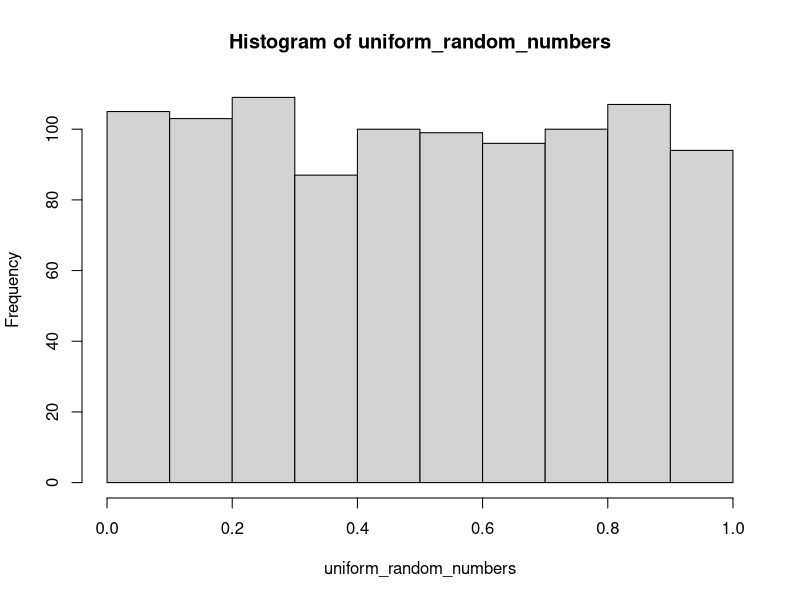
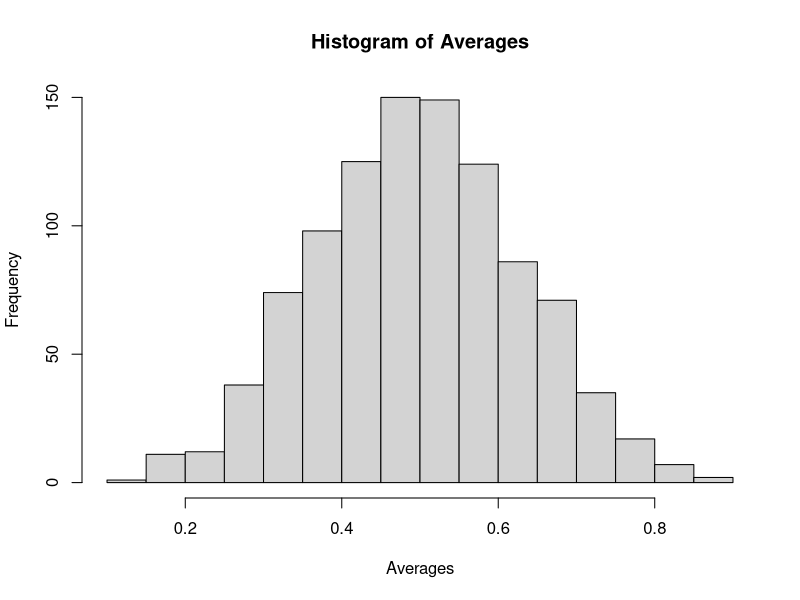
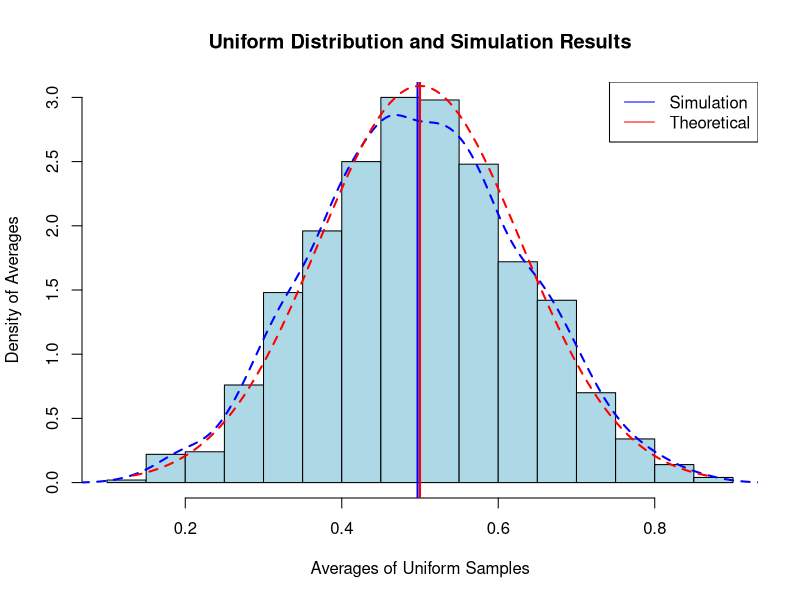
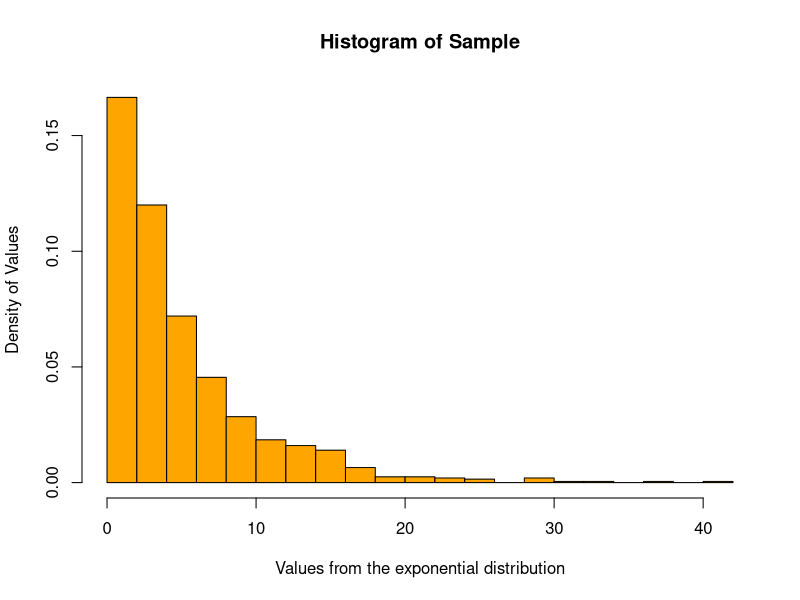
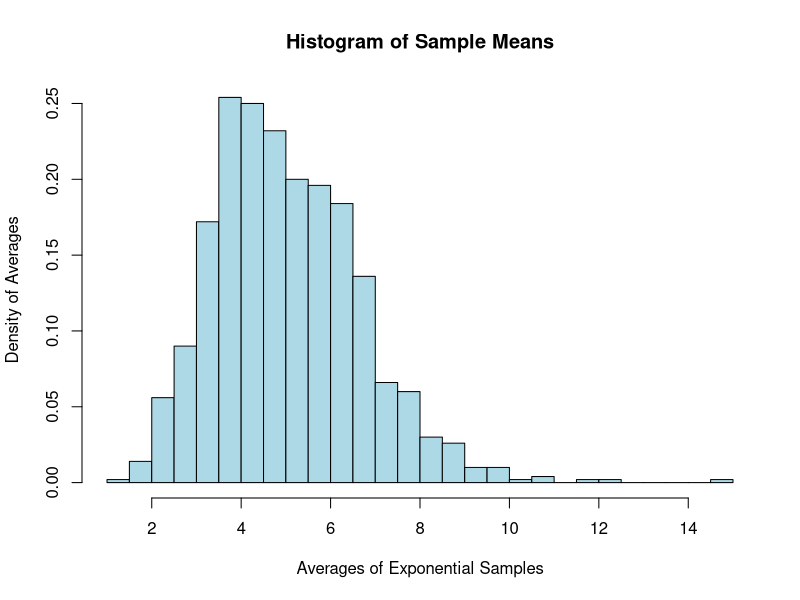
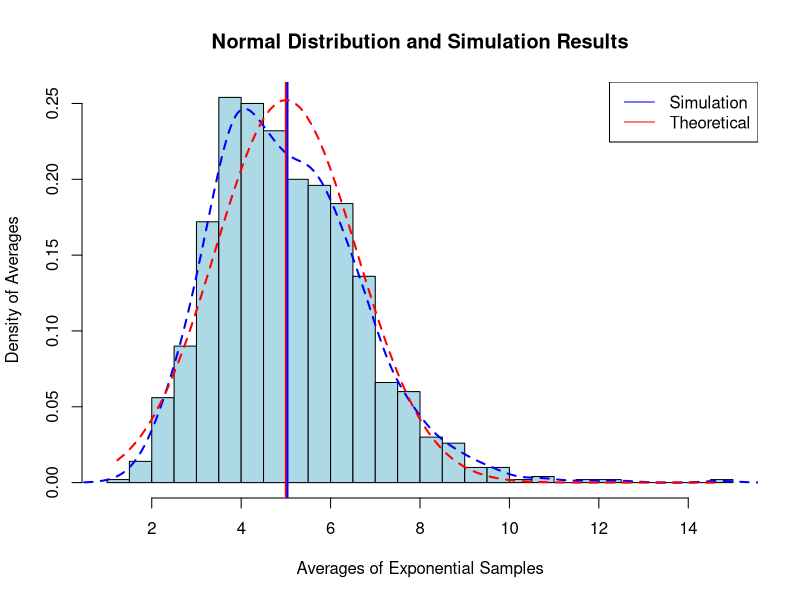
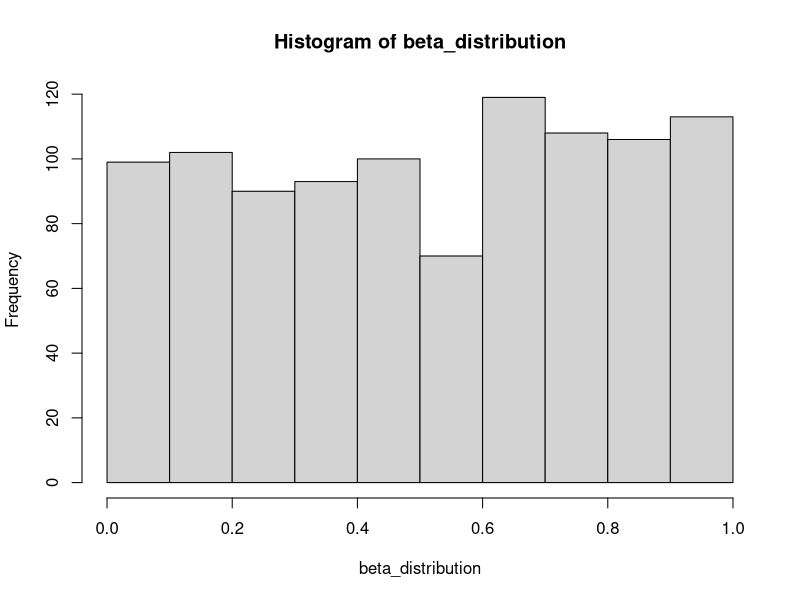
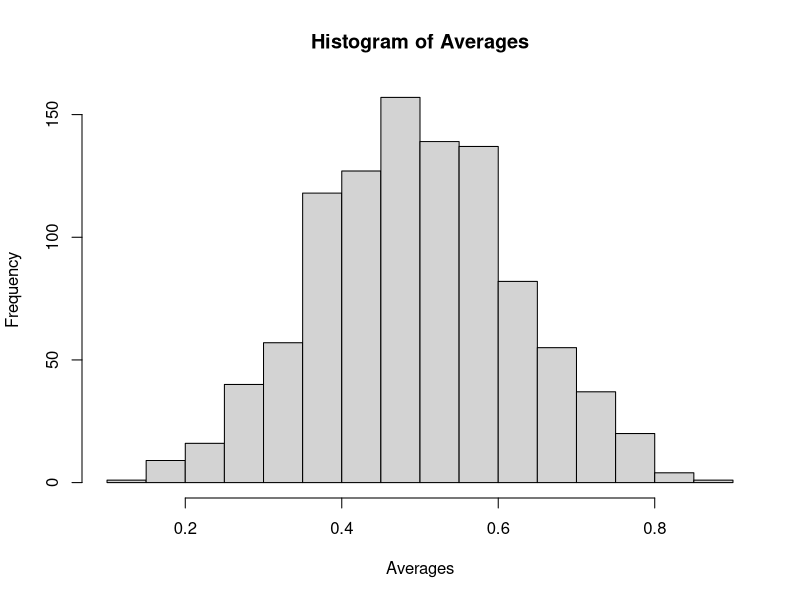

Reproduce these figures in R, in order. (Note: this script raises an error after producing the figures.)
# Problem 1: Central Limit Theorm

n = 5  #number of random variables
#n = 20 #number of random variables

min_interval_value = 0  #Lowest value for interval
max_interval_value = 1  #highest value for interval
number_of_simulations = 1000 #NUmber of simulations

#generate 1000 values This are random numbers generated using in built runif function
uniform_random_numbers = runif(number_of_simulations,min_interval_value,max_interval_value)
#exponential_random_numbers = rexp(number_of_simulations,lambda)
hist(uniform_random_numbers) #plot 
#hist(exponential_random_numbers)

#Setting values
lambda = 0.2 
Averages = NULL
#for (i in 1 : s) Averages = c(Averages, mean(rexp(n,lambda)))
for (i in 1 : number_of_simulations) Averages = c(Averages, mean(runif(n,min_interval_value,max_interval_value)))
hist(Averages)

# Compare the sample and theoretical mean and variance for this distribution 
#Theorectical Mean
1/lambda
#Sample Mean
mean(Averages)
#Theorectical Variance
f=(1/12)/n
((1/lambda)^2)/n
#Sample Variance
var(Averages)

############################################################################
# Normal Distribution and Simulation Results together on one plot

hist(Averages, freq=FALSE, main = "Uniform Distribution and Simulation Results", 
     xlab = "Averages of Uniform Samples", ylab = "Density of Averages", col = "light blue")

# Density of the Simulated sample means
lines(density(Averages),col="blue", lty=2, lwd =2)

# Theoretical Mean - Red Line
abline(v=1/2,col='red',lwd=2)

# Sample Mean - Blue Line
abline(v=mean(Averages), col='blue', lwd=2)

# Theoretical density of the exponential distribution (normal density)
xfit <- seq(min(Averages), max(Averages), length=100)
yfit <- dnorm(xfit, mean=1/2, sd=sqrt(f))
#xfit <- seq(min(Averages), max(Averages), length=100)
#yfit <- dnorm(xfit, mean=1/lambda, sd=(1/lambda/sqrt(n)))
lines(xfit, yfit, pch=22, col="red", lty=2, lwd=2)

# Legend
legend('topright', c("Simulation", "Theoretical"), 
       col=c("blue", "red"), lty=c(1,1))

#Problem 2:
# Generate 1000 values from an exponential distribution with lamda = 0.2
exponentials = rexp(1000, 0.2)

# Plot a histogram of the values drawn above
hist(exponentials, freq=FALSE, breaks=20, main = "Histogram of Sample",
     xlab = "Values from the exponential distribution", ylab = "Density of Values", col = "orange")


###############################################################################################################
# In the plot below, we see that the distribution of sample means resembles a normal distribution (for large 
# enough n). How large does n need to be for the distribution to look reasonably normal? For 'small' n, this 
# distribution might have a long tail... when does this go away?

s = 1000  # Number of simulations

n = 10    # Number of samples (small n)
# n = 40    # Number of samples (large enough n?)

lambda = 0.2

Averages = NULL
for (i in 1 : s) Averages = c(Averages, mean(rexp(n,0.2)))

hist(Averages, freq=FALSE, breaks=40, main = "Histogram of Sample Means", 
     xlab = "Averages of Exponential Samples", ylab = "Density of Averages", col = "light blue")


##############################################################################
# Compare the sample and theoretical mean and variance for this distribution 

#Theorectical Mean
1/lambda

#Sample Mean
mean(Averages)

#Theorectical Variance
((1/lambda)^2)/n

#Sample Variance
var(Averages)


############################################################################
# Normal Distribution and Simulation Results together on one plot

hist(Averages, freq=FALSE, breaks=40, main = "Normal Distribution and Simulation Results", 
     xlab = "Averages of Exponential Samples", ylab = "Density of Averages", col = "light blue")

# Density of the Simulated sample means
lines(density(Averages),col="blue", lty=2, lwd =2)

# Theoretical Mean - Red Line
abline(v=1/lambda,col='red',lwd=2)

# Sample Mean - Blue Line
abline(v=mean(Averages), col='blue', lwd=2)

# Theoretical density of the exponential distribution (normal density)
xfit <- seq(min(Averages), max(Averages), length=100)
yfit <- dnorm(xfit, mean=1/lambda, sd=(1/lambda/sqrt(n)))
lines(xfit, yfit, pch=22, col="red", lty=2, lwd=2)

# Legend
legend('topright', c("Simulation", "Theoretical"), 
       col=c("blue", "red"), lty=c(1,1))


#Problem 3:
n = 5  #number of random variables
#n = 20 #number of random variables

minimum_value = 0 #parameter value 
maximum_value = 1 #parameter value
number_of_simulations = 1000 #simulation Number 

#Beta distrubtion 
beta_distribution = rbeta(number_of_simulations,1,1)
hist(beta_distribution)

#Setting values
lambda = 0.2 
Averages = NULL
for (i in 1 : number_of_simulations) Averages = c(Averages, mean(rbeta(n,1,1)))
hist(Averages)


############################################################################
# Normal Distribution and Simulation Results together on one plot

hist(Averages, freq=FALSE, main = "Beta Distribution and Simulation Results", 
     xlab = "Averages of Uniform Samples", ylab = "Density of Averages", col = "light blue")

# Density of the Simulated sample means
lines(density(Averages),col="blue", lty=2, lwd =2)

# Theoretical Mean - Red Line
abline(v=1/2,col='red',lwd=2)

# Sample Mean - Blue Line
abline(v=mean(Averages), col='blue', lwd=2)

# Theoretical density of the exponential distribution (normal density)
xfit <- seq(min(Averages), max(Averages), length=100)
yfit <- dnorm(xfit, mean=1/2, sd=sqrt(f))
#xfit <- seq(min(Averages), max(Averages), length=100)
#yfit <- dnorm(xfit, mean=1/lambda, sd=(1/lambda/sqrt(n)))
lines(xfit, yfit, pch=22, col="red", lty=2, lwd=2)

#problem 4

# goodness of fit test
ks.test(exponential_random_numbers)

